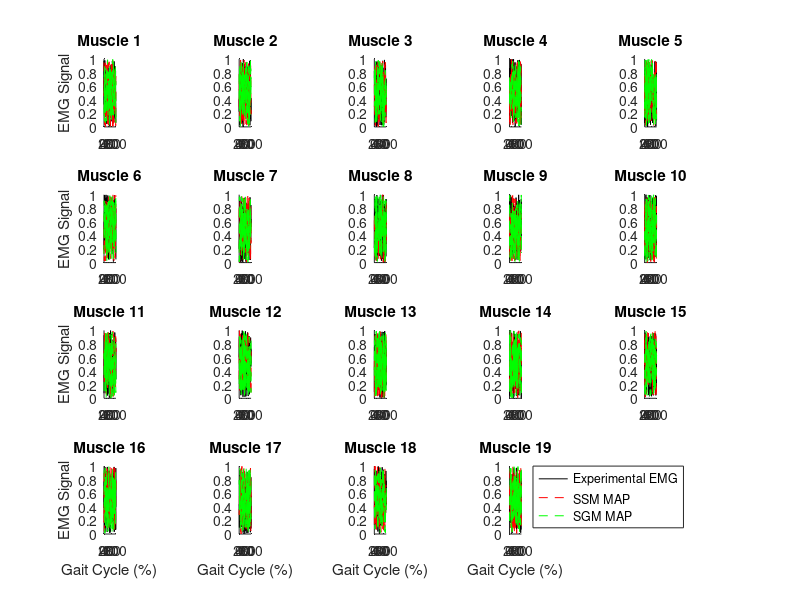

Write MATLAB code to recreate this figure.
% 假设有 19 个肌肉的 EMG 数据，每个数据包含 101 个时间点
numMuscles = 19;
gaitCycle = linspace(0, 100, 101);

% 生成随机数据作为示例
experimentalEMG = rand(numMuscles, 101);
ssmMap = rand(numMuscles, 101);
sgmMap = rand(numMuscles, 101);

% 设置子图布局，5 列（对应不同百分比），每列 1 行
numColumns = 5;
numRows = ceil(numMuscles / numColumns);

% 创建图形窗口并设置尺寸
figure('Units', 'normalized', 'OuterPosition', [0 0 1 1]);

for i = 1:numMuscles
    % 创建子图
    subplot(numRows, numColumns, i);
    hold on;

    % 绘制实验数据
    plot(gaitCycle, experimentalEMG(i, :), '-k');

    % 绘制模型数据
    plot(gaitCycle, ssmMap(i, :), '--r');
    plot(gaitCycle, sgmMap(i, :), '--g');

    % 设置子图标题和标签
    if mod(i, numColumns) == 1
        ylabel('EMG Signal');
    end
    if i > (numRows - 1) * numColumns
        xlabel('Gait Cycle (%)');
    end
    title(sprintf('Muscle %d', i));
    hold off;
end

% 添加图例
legend({'Experimental EMG', 'SSM MAP', 'SGM MAP'}, 'Location', 'northeastoutside');
